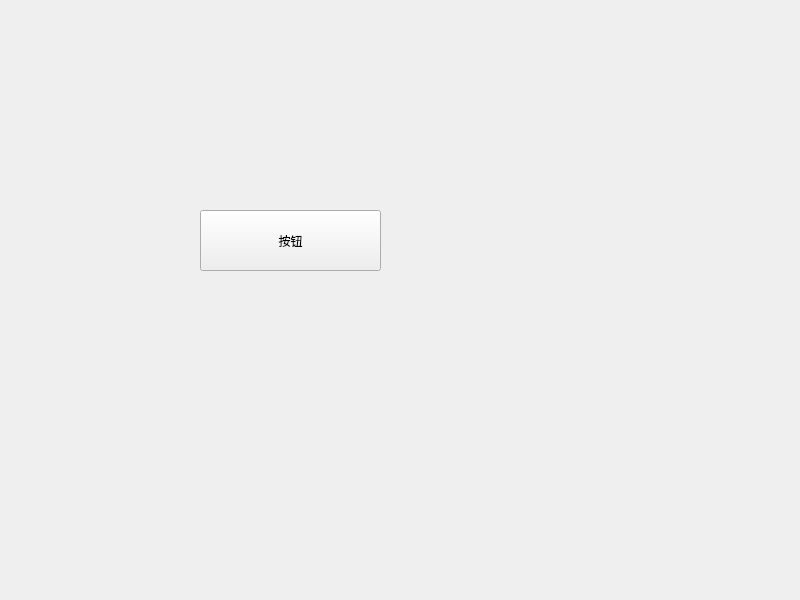
<?xml version="1.0" encoding="UTF-8"?>
<ui version="4.0">
 <class>Widget</class>
 <widget class="QWidget" name="Widget">
  <property name="geometry">
   <rect>
    <x>0</x>
    <y>0</y>
    <width>800</width>
    <height>600</height>
   </rect>
  </property>
  <property name="windowTitle">
   <string>Widget</string>
  </property>
  <widget class="QPushButton" name="pushButton">
   <property name="geometry">
    <rect>
     <x>200</x>
     <y>210</y>
     <width>181</width>
     <height>61</height>
    </rect>
   </property>
   <property name="text">
    <string>按钮</string>
   </property>
  </widget>
 </widget>
 <resources/>
 <connections/>
</ui>
